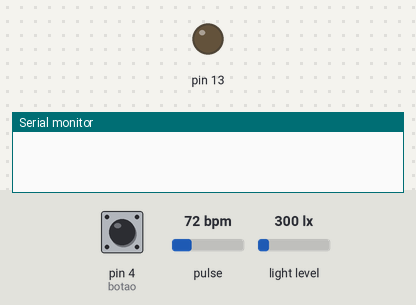
Simulated run of this sketch. Board: Arduino Uno, built with avr-gcc and run on an emulated ATmega328P. On the bench: output pins drawn as LEDs (lit = HIGH), the last lines printed to the serial monitor. Dashed ring = blinking. Inputs (shaded band) come from the test bench; at power-on: pin 4 (botao) HIGH, pulse 72 bpm, light level 300 lx.

Above: at 1.7 s.
1.8 s: pin 4 (botao) pulled LOW for 0.15 s
At 1.95 s:
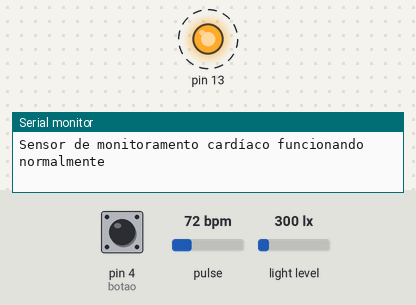
4.9 s: pulse set to 42 bpm
At 7.31 s:
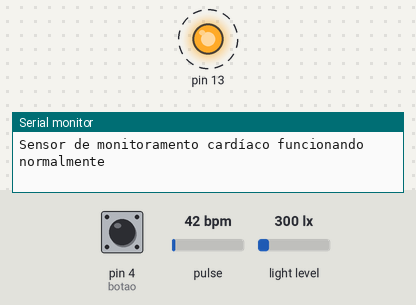
7.9 s: pulse set to 130 bpm
At 8.46 s:
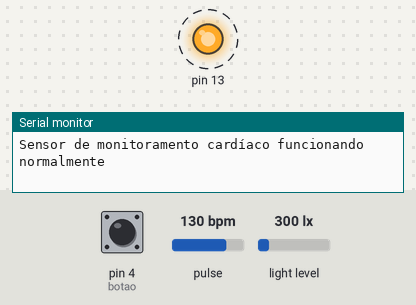
10.9 s: pulse set to 158 bpm
13.9 s: pin 4 (botao) pulled LOW for 1 s
At 14.43 s:
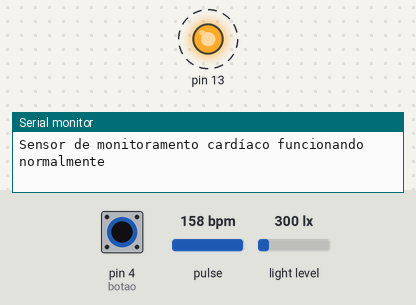
Timing chart, 0 to 17.9 s (numbered marks = the images above; inputs shaded):
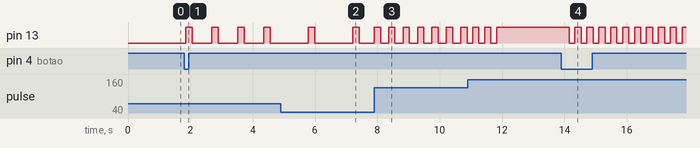

Measured:
- after the input at 1.8 s, pin 13: alternates HIGH for 0.20 s and LOW for 0.63 s, starting after 0.06 s
- after the input at 4.9 s, pin 13: alternates HIGH for 0.20 s and LOW for 1.2 s, starting after 0.89 s
- after the input at 7.9 s, pin 13: alternates HIGH for 0.20 s and LOW for 0.26 s, starting at once
- after the input at 13.9 s, pin 13: alternates HIGH for 0.20 s and LOW for 0.18 s, starting after 0.26 s

The sketch:

arduino_monitoramento_RMSSD.ino
```cpp
#define USE_ARDUINO_INTERRUPTS true    // Habilita interrupções de baixo nível para um funcionamento mais preciso do Sensor de monitoramento cardíaco

//INCLUSÃO DAS BIBLIOTECAS
#include <SoftwareSerial.h>
#include <ArduinoJson.h>
#include <PulseSensorPlayground.h>
#include <Wire.h>
#include <BH1750.h>

//DEFINIÇÃO DE PINOS
const int PulseWire = A0;       // Pino utilizado para medir receber a saída do Sensor monitor cardíaco
const int LED13 = 13;          // Determina que o Pin 13 que corresponde ao LED  imbuitido no arduino pisque quando detectar um batimento
const int botao=4;


//CRIANDO VARIAVEIS E INSTANCIANDO OBJETOS
BH1750 luximetro;
PulseSensorPlayground pulseSensor;

float Iluminancia = 0;
double RMSSD = 0;
int Threshold = 520;           // Determina a partir de qual valor uma leitura será considerada como uma onda R (início de um novo batimento)

unsigned long tempoInicio = 0;

//Declarando funções
int Medir_Ibi();
void calculo_RMSSD();
void enviar_dados_serial();

//Cria uma Serial para comunicação do Arduino com a ESP, onde 5=Rx & 6=Tx
SoftwareSerial serial_com(5, 6);


void setup()
{
  // INICIANDO COMUNICAÇÕES
  Serial.begin(9600); //Serial ARD-PC
  serial_com.begin(9600); //Serial ARD-Node
  Wire.begin(); //Comunicação I2C

  pinMode(botao, INPUT_PULLUP);

  //Parametrização do objeto PulseSensor
  pulseSensor.analogInput(PulseWire);     //Define o pino de entrada do objeto
  pulseSensor.blinkOnPulse(LED13);       //Faz o Led piscar automaticamente quando um batimento for detectado
  pulseSensor.setThreshold(Threshold);   //Define o limite mínimo para que um pulso seja considerado um batimento

  luximetro.begin();

  delay(500);

}

void loop()
{

  if(digitalRead(botao)==LOW){

    //LEITURA DE DADOS
    Serial.println("Aguarde o fim das medições e o envio das informações");
    //LEITURA DOS DADOS
    if (pulseSensor.begin()) {
      Serial.println("Sensor de monitoramento cardíaco funcionando normalmente");
      calculo_RMSSD();
    }
    Iluminancia = luximetro.readLightLevel();

    //ENVIO DOS DADOS
    enviar_dados_serial();
  }

}

void enviar_dados_serial(){

  StaticJsonDocument<1000> dados;

  //Grava os dados medidos no JSON
  dados["RMSSD"] = RMSSD;
  dados["Iluminancia"] = Iluminancia;

  //Envia os dados para a NodeMCU e exibe o JSON na serial
  serializeJson(dados, serial_com);
  serializeJson(dados, Serial);
  Serial.println();

}

void calculo_RMSSD(){

  int cont=0;
  tempoInicio = millis();
  int intervalos[300]; //Como no tempo determinado é impossível ocorrerem 300 batimento, este valor é mais do que suficiente para realização do cálculo
  double numerador = 0; //Variável que irá armazenar o numerador da fórmula do RMSSD

  for(int i=0; millis() - tempoInicio < 10000; i++){ //Faz a medição por 10 segundos

      int leitura = Medir_Ibi();

      if(leitura>0){ //Como a Medir_Ibi() retorna -1 quando não detecta nenhum batimento estes valores não serão armazenados, nem considerados parte da amostra
        intervalos[cont]=leitura;
        cont++;
      }

  }

  for(int i=0; i<cont; i++){

    numerador += pow(double(intervalos[i]) - double(intervalos[i+1]), 2);

  }

  RMSSD = sqrt(numerador/double(cont-1.0));

}

int Medir_Ibi(){                            //Função para medir e retornar o intervalo entre os batimentos (Inter Beat Interval - IBI) em ms

   pulseSensor.sawNewSample();

   if(pulseSensor.sawStartOfBeat()){            //Verifica a ocorrência de batimentos
    int IBI = pulseSensor.getInterBeatIntervalMs();
    return IBI;
  }
  else return -1; //quando não for detectado nenhum batimento a função irá retornar -1

}
```
